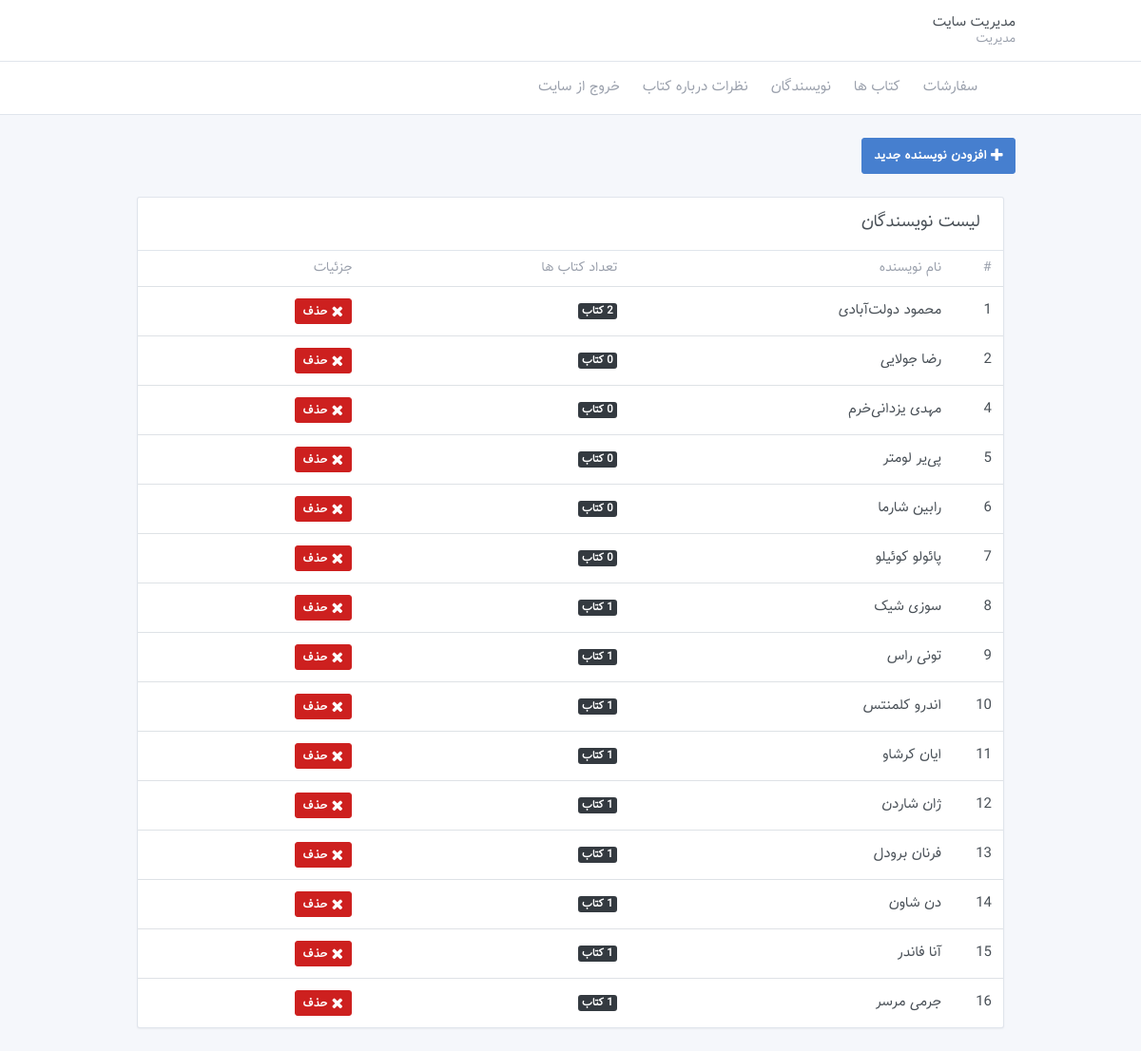
The page /views/admin/writers.php (signed in) on the database its author committed.
### tables this page shows
CREATE TABLE `writers` (
  `wr_id` int(11) NOT NULL,
  `wr_name` varchar(255) DEFAULT NULL
);

### include/database.php (called while the page is built, shortened)
<?php
$DB_Host="127.0.0.1";
$DB_Username="root";
$DB_Password="";
$DB_DBName="db_bookstore";
function select($Script)
{
	global $DB_DBName,$DB_Host,$DB_Password,$DB_Username;
	$db=mysqli_connect($DB_Host,$DB_Username,$DB_Password);
	mysqli_query($db,"set char set utf8");
	$rows=mysqli_query($db,$Script);
	return $rows;
}
?>

### views/admin/writers.php (the view)
<?php include_once ('_header.php') ?>
    <div class="my-3 my-md-5" style="direction: rtl;text-align: right">
    <div class="container">
        <div class="page-header">
            <a href="writers_add.php" class="btn btn-primary"> <i class="fa fa-plus"> </i>  افزودن نویسنده جدید</a>
        </div>
        <div class="col-12">
            <div class="card">
                <div class="card-header">
                    <h3 class="card-title">لیست نویسندگان</h3>
                </div>
                <div class="table-responsive">
                    <table class="table card-table table-vcenter text-nowrap">
                        <thead>
                        <tr>
                            <th class="w-1">#</th>
                            <th>نام نویسنده</th>
                            <th>تعداد کتاب ها</th>
                            <th>جزئیات</th>
                        </tr>
                        </thead>
                        <tbody>
                        <?php
                        $sql="select * from vw_writers";
                        $data=select($sql);
                        while ($c=mysqli_fetch_array($data))
                        {
                            print ('
   <tr>
                                     <td>'.$c['wr_id'].'</td>
                                     <td>'.$c['wr_name'].'</td>
                                      <td><span class="badge badge-dark">'.$c['count'].' کتاب</span> </td>
                                    <td>
                              <a class="btn btn-danger btn-sm" href="writers_del.php?id='.$c['wr_id'].'">
                                 <i class="fa fa-remove"></i> حذف
                              </a>
                             </td> </tr>');
                        }
                        ?>
                        </tbody>
                    </table>
                </div>
            </div>
        </div>
    </div>
<?php include_once ('_footer.php') ?>

### rows shown on the page
writers: wr_id "1", wr_name "محمود دولت‌آبادی", count "2"
writers: wr_id "2", wr_name "رضا جولایی", count "0"
writers: wr_id "4", wr_name "مهدی یزدانی‌خرم", count "0"
writers: wr_id "5", wr_name "پی‌یر لومتر", count "0"
writers: wr_id "6", wr_name "رابین شارما", count "0"
writers: wr_id "7", wr_name "پائولو کوئیلو", count "0"
writers: wr_id "8", wr_name "سوزی شیک", count "1"
writers: wr_id "9", wr_name "تونی راس", count "1"
writers: wr_id "10", wr_name "اندرو کلمنتس", count "1"
writers: wr_id "11", wr_name "ایان کرشاو", count "1"
writers: wr_id "12", wr_name "ژان شاردن", count "1"
writers: wr_id "13", wr_name "فرنان برودل", count "1"
writers: wr_id "14", wr_name "دن شاون", count "1"
writers: wr_id "15", wr_name "آنا فاندر", count "1"
writers: wr_id "16", wr_name "جرمی مرسر", count "1"

### other values the page prints
$_SESSION['ac_name'] "مدیریت سایت"
